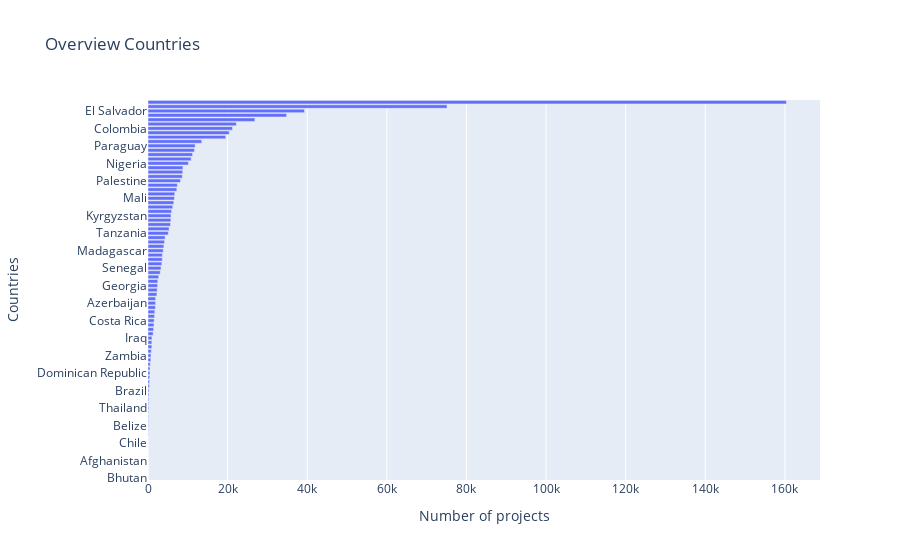

Notebook code for this chart:
### Code cell
# Frequency analysis for countries

df_agg = df_kiva.groupby("country").size()
fig = px.bar(x = df_agg, y=df_agg.index, title = 'Overview Countries')
fig.update_layout(yaxis={'categoryorder':'total ascending'}, xaxis_title = 'Number of projects', yaxis_title = 'Countries')

### Figure 1 — Plotly figure (JSON) as saved in the notebook; plotly's stock layout.template omitted (floating-point values rounded to 4 significant figures)
{"data": [{"alignmentgroup": "True", "hovertemplate": "x=%{x}<br>y=%{y}<extra></extra>", "legendgroup": "", "marker": {"color": "#636efa", "pattern": {"shape": ""}}, "name": "", "offsetgroup": "", "orientation": "h", "showlegend": false, "textposition": "auto", "type": "bar", "x": [2, 1917, 8628, 1905, 123, 497, 1, 8732, 243, 2454, 825, 34809, 2227, 9, 133, 21217, 128, 1547, 1, 478, 13487, 1639, 39320, 2408, 4295, 1, 7234, 3583, 6487, 11194, 6203, 989, 182, 4141, 75112, 1398, 5773, 1486, 8776, 422, 3600, 3818, 1290, 6637, 1, 5654, 346, 960, 3467, 1864, 8, 717, 11676, 10130, 26853, 8152, 191, 11841, 22179, 160361, 67, 6720, 16, 7372, 3258, 5296, 554, 75, 377, 124, 219, 19518, 5092, 180, 3070, 2676, 5742, 1701, 20390, 963, 5928, 4, 10841, 2, 2308, 750, 3978], "xaxis": "x", "y": ["Afghanistan", "Albania", "Armenia", "Azerbaijan", "Belize", "Benin", "Bhutan", "Bolivia", "Brazil", "Burkina Faso", "Burundi", "Cambodia", "Cameroon", "Chile", "China", "Colombia", "Congo", "Costa Rica", "Cote D'Ivoire", "Dominican Republic", "Ecuador", "Egypt", "El Salvador", "Georgia", "Ghana", "Guam", "Guatemala", "Haiti", "Honduras", "India", "Indonesia", "Iraq", "Israel", "Jordan", "Kenya", "Kosovo", "Kyrgyzstan", "Lao People's Democratic Republic", "Lebanon", "Lesotho", "Liberia", "Madagascar", "Malawi", "Mali", "Mauritania", "Mexico", "Moldova", "Mongolia", "Mozambique", "Myanmar (Burma)", "Namibia", "Nepal", "Nicaragua", "Nigeria", "Pakistan", "Palestine", "Panama", "Paraguay", "Peru", "Philippines", "Puerto Rico", "Rwanda", "Saint Vincent and the Grenadines", "Samoa", "Senegal", "Sierra Leone", "Solomon Islands", "Somalia", "South Africa", "South Sudan", "Suriname", "Tajikistan", "Tanzania", "Thailand", "The Democratic Republic of the Congo", "Timor-Leste", "Togo", "Turkey", "Uganda", "Ukraine", "United States", "Vanuatu", "Vietnam", "Virgin Islands", "Yemen", "Zambia", "Zimbabwe"], "yaxis": "y"}], "layout": {"barmode": "relative", "legend": {"tracegroupgap": 0}, "title": {"text": "Overview Countries"}, "xaxis": {"anchor": "y", "domain": [0, 1], "title": {"text": "Number of projects"}}, "yaxis": {"anchor": "x", "categoryorder": "total ascending", "domain": [0, 1], "title": {"text": "Countries"}}}}
